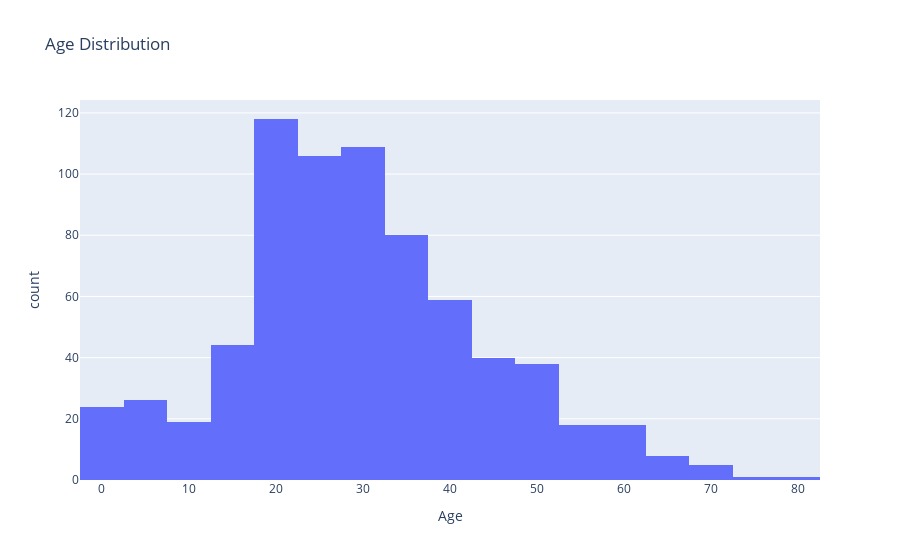

Notebook source saved alongside this figure:
### Code cell
fig=px.histogram(df,x='Age',nbins=20,title='Age Distribution')
fig.show()

### Figure 1 — Plotly figure (JSON) as saved in the notebook; plotly's stock layout.template omitted (floating-point values rounded to 4 significant figures; data arrays with more than 128 entries replaced by an {"elided": "..."} marker saying what was removed)
{"data": [{"alignmentgroup": "True", "bingroup": "x", "hovertemplate": "Age=%{x}<br>count=%{y}<extra></extra>", "legendgroup": "", "marker": {"color": "#636efa", "pattern": {"shape": ""}}, "name": "", "nbinsx": 20, "offsetgroup": "", "orientation": "v", "showlegend": false, "type": "histogram", "x": {"elided": "891 float values"}, "xaxis": "x", "yaxis": "y"}], "layout": {"barmode": "relative", "legend": {"tracegroupgap": 0}, "title": {"text": "Age Distribution"}, "xaxis": {"anchor": "y", "domain": [0, 1], "title": {"text": "Age"}}, "yaxis": {"anchor": "x", "domain": [0, 1], "title": {"text": "count"}}}}
